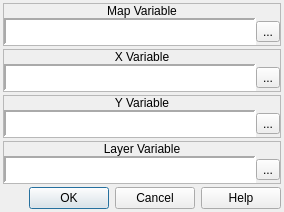
<?xml version="1.0" encoding="UTF-8"?>
<ui version="4.0">
 <class>ConfigureEvent_MemorizePosition</class>
 <widget class="QDialog" name="ConfigureEvent_MemorizePosition">
  <property name="geometry">
   <rect>
    <x>0</x>
    <y>0</y>
    <width>284</width>
    <height>212</height>
   </rect>
  </property>
  <property name="windowTitle">
   <string>Memorize Position</string>
  </property>
  <property name="windowIcon">
   <iconset resource="gui_icons.qrc">
    <normaloff>:/icons/openrpgmaker.png</normaloff>:/icons/openrpgmaker.png</iconset>
  </property>
  <property name="styleSheet">
   <string notr="true">.QFrame
{
	border-width: 1px;
	border-style: solid;
	border-color: palette(window-text);
}

.QFrame&gt;QLabel
{
	border-width: 0px;
	background-color: palette(window-text);
	color: palette(window);
	font-weight: bold;
}

.QFrame&gt;QCheckBox
{
	background-color: palette(window-text);
	border-width: 0px;
	border-style: none;
	color: palette(window);
	spacing: 3px;
	font-weight: bold;
	padding: 0px 0px 0px 3px;
}

.QFrame&gt;QCheckBox::indicator
{
	min-width: 8px;
	max-width: 8px;
	min-height: 8px;
	max-height: 8px;
	width: 8px;
	height: 8px;
	border-width: 2px;
	border-radius: 0px;
	border-style: ridge;
	border-color: palette(mid);
}

.QFrame&gt;QCheckBox::indicator:unchecked
{
	background-color: palette(base);
}

.QFrame&gt;QCheckBox::indicator:checked
{
	background-color: palette(window-text);
}

.QFrame&gt;QCheckBox::indicator:hover
{
	border-color: palette(highlight);
}</string>
  </property>
  <layout class="QVBoxLayout" name="verticalLayout_4">
   <property name="spacing">
    <number>3</number>
   </property>
   <property name="margin">
    <number>3</number>
   </property>
   <item>
    <widget class="QFrame" name="frame">
     <property name="frameShape">
      <enum>QFrame::StyledPanel</enum>
     </property>
     <property name="frameShadow">
      <enum>QFrame::Raised</enum>
     </property>
     <layout class="QVBoxLayout" name="verticalLayout">
      <property name="spacing">
       <number>0</number>
      </property>
      <property name="margin">
       <number>0</number>
      </property>
      <item>
       <widget class="QLabel" name="label">
        <property name="sizePolicy">
         <sizepolicy hsizetype="Preferred" vsizetype="Fixed">
          <horstretch>0</horstretch>
          <verstretch>0</verstretch>
         </sizepolicy>
        </property>
        <property name="text">
         <string>Map Variable</string>
        </property>
        <property name="alignment">
         <set>Qt::AlignCenter</set>
        </property>
       </widget>
      </item>
      <item>
       <widget class="QWidget" name="widget" native="true">
        <layout class="QHBoxLayout" name="horizontalLayout_3">
         <property name="spacing">
          <number>0</number>
         </property>
         <property name="margin">
          <number>0</number>
         </property>
         <item>
          <widget class="QLabel" name="lblMapVariable">
           <property name="sizePolicy">
            <sizepolicy hsizetype="Preferred" vsizetype="Preferred">
             <horstretch>0</horstretch>
             <verstretch>0</verstretch>
            </sizepolicy>
           </property>
           <property name="minimumSize">
            <size>
             <width>250</width>
             <height>0</height>
            </size>
           </property>
           <property name="font">
            <font>
             <family>Monospace</family>
            </font>
           </property>
           <property name="styleSheet">
            <string notr="true">background-color: palette(base);</string>
           </property>
           <property name="frameShape">
            <enum>QFrame::Panel</enum>
           </property>
           <property name="frameShadow">
            <enum>QFrame::Sunken</enum>
           </property>
           <property name="lineWidth">
            <number>2</number>
           </property>
           <property name="text">
            <string/>
           </property>
          </widget>
         </item>
         <item>
          <widget class="QToolButton" name="bBrowseMapVariables">
           <property name="text">
            <string>...</string>
           </property>
           <property name="icon">
            <iconset resource="gui_icons.qrc">
             <normaloff>:/icons/fileopen.png</normaloff>:/icons/fileopen.png</iconset>
           </property>
          </widget>
         </item>
        </layout>
       </widget>
      </item>
     </layout>
    </widget>
   </item>
   <item>
    <widget class="QFrame" name="frame_2">
     <property name="frameShape">
      <enum>QFrame::StyledPanel</enum>
     </property>
     <property name="frameShadow">
      <enum>QFrame::Raised</enum>
     </property>
     <layout class="QVBoxLayout" name="verticalLayout_2">
      <property name="spacing">
       <number>0</number>
      </property>
      <property name="margin">
       <number>0</number>
      </property>
      <item>
       <widget class="QLabel" name="label_2">
        <property name="sizePolicy">
         <sizepolicy hsizetype="Preferred" vsizetype="Fixed">
          <horstretch>0</horstretch>
          <verstretch>0</verstretch>
         </sizepolicy>
        </property>
        <property name="text">
         <string>X Variable</string>
        </property>
        <property name="alignment">
         <set>Qt::AlignCenter</set>
        </property>
       </widget>
      </item>
      <item>
       <widget class="QWidget" name="widget_2" native="true">
        <layout class="QHBoxLayout" name="horizontalLayout_2">
         <property name="spacing">
          <number>0</number>
         </property>
         <property name="margin">
          <number>0</number>
         </property>
         <item>
          <widget class="QLabel" name="lblXVariable">
           <property name="sizePolicy">
            <sizepolicy hsizetype="Preferred" vsizetype="Preferred">
             <horstretch>0</horstretch>
             <verstretch>0</verstretch>
            </sizepolicy>
           </property>
           <property name="minimumSize">
            <size>
             <width>250</width>
             <height>0</height>
            </size>
           </property>
           <property name="font">
            <font>
             <family>Monospace</family>
            </font>
           </property>
           <property name="styleSheet">
            <string notr="true">background-color: palette(base);</string>
           </property>
           <property name="frameShape">
            <enum>QFrame::Panel</enum>
           </property>
           <property name="frameShadow">
            <enum>QFrame::Sunken</enum>
           </property>
           <property name="lineWidth">
            <number>2</number>
           </property>
           <property name="text">
            <string/>
           </property>
          </widget>
         </item>
         <item>
          <widget class="QToolButton" name="bBrowseXVariables">
           <property name="text">
            <string>...</string>
           </property>
           <property name="icon">
            <iconset resource="gui_icons.qrc">
             <normaloff>:/icons/fileopen.png</normaloff>:/icons/fileopen.png</iconset>
           </property>
          </widget>
         </item>
        </layout>
       </widget>
      </item>
     </layout>
    </widget>
   </item>
   <item>
    <widget class="QFrame" name="frame_3">
     <property name="frameShape">
      <enum>QFrame::StyledPanel</enum>
     </property>
     <property name="frameShadow">
      <enum>QFrame::Raised</enum>
     </property>
     <layout class="QVBoxLayout" name="verticalLayout_3">
      <property name="spacing">
       <number>0</number>
      </property>
      <property name="margin">
       <number>0</number>
      </property>
      <item>
       <widget class="QLabel" name="label_3">
        <property name="sizePolicy">
         <sizepolicy hsizetype="Preferred" vsizetype="Fixed">
          <horstretch>0</horstretch>
          <verstretch>0</verstretch>
         </sizepolicy>
        </property>
        <property name="text">
         <string>Y Variable</string>
        </property>
        <property name="alignment">
         <set>Qt::AlignCenter</set>
        </property>
       </widget>
      </item>
      <item>
       <widget class="QWidget" name="widget_3" native="true">
        <layout class="QHBoxLayout" name="horizontalLayout">
         <property name="spacing">
          <number>0</number>
         </property>
         <property name="margin">
          <number>0</number>
         </property>
         <item>
          <widget class="QLabel" name="lblYVariable">
           <property name="sizePolicy">
            <sizepolicy hsizetype="Preferred" vsizetype="Preferred">
             <horstretch>0</horstretch>
             <verstretch>0</verstretch>
            </sizepolicy>
           </property>
           <property name="minimumSize">
            <size>
             <width>250</width>
             <height>0</height>
            </size>
           </property>
           <property name="font">
            <font>
             <family>Monospace</family>
            </font>
           </property>
           <property name="styleSheet">
            <string notr="true">background-color: palette(base);</string>
           </property>
           <property name="frameShape">
            <enum>QFrame::Panel</enum>
           </property>
           <property name="frameShadow">
            <enum>QFrame::Sunken</enum>
           </property>
           <property name="lineWidth">
            <number>2</number>
           </property>
           <property name="text">
            <string/>
           </property>
          </widget>
         </item>
         <item>
          <widget class="QToolButton" name="bBrowseYVariables">
           <property name="text">
            <string>...</string>
           </property>
           <property name="icon">
            <iconset resource="gui_icons.qrc">
             <normaloff>:/icons/fileopen.png</normaloff>:/icons/fileopen.png</iconset>
           </property>
          </widget>
         </item>
        </layout>
       </widget>
      </item>
     </layout>
    </widget>
   </item>
   <item>
    <widget class="QFrame" name="frame_4">
     <property name="frameShape">
      <enum>QFrame::StyledPanel</enum>
     </property>
     <property name="frameShadow">
      <enum>QFrame::Raised</enum>
     </property>
     <layout class="QVBoxLayout" name="verticalLayout_5">
      <property name="spacing">
       <number>0</number>
      </property>
      <property name="margin">
       <number>0</number>
      </property>
      <item>
       <widget class="QLabel" name="label_4">
        <property name="sizePolicy">
         <sizepolicy hsizetype="Preferred" vsizetype="Fixed">
          <horstretch>0</horstretch>
          <verstretch>0</verstretch>
         </sizepolicy>
        </property>
        <property name="text">
         <string>Layer Variable</string>
        </property>
        <property name="alignment">
         <set>Qt::AlignCenter</set>
        </property>
       </widget>
      </item>
      <item>
       <widget class="QWidget" name="widget_4" native="true">
        <layout class="QHBoxLayout" name="horizontalLayout_4">
         <property name="spacing">
          <number>0</number>
         </property>
         <property name="margin">
          <number>0</number>
         </property>
         <item>
          <widget class="QLabel" name="lblLayerVariable">
           <property name="sizePolicy">
            <sizepolicy hsizetype="Preferred" vsizetype="Preferred">
             <horstretch>0</horstretch>
             <verstretch>0</verstretch>
            </sizepolicy>
           </property>
           <property name="minimumSize">
            <size>
             <width>250</width>
             <height>0</height>
            </size>
           </property>
           <property name="font">
            <font>
             <family>Monospace</family>
            </font>
           </property>
           <property name="styleSheet">
            <string notr="true">background-color: palette(base);</string>
           </property>
           <property name="frameShape">
            <enum>QFrame::Panel</enum>
           </property>
           <property name="frameShadow">
            <enum>QFrame::Sunken</enum>
           </property>
           <property name="lineWidth">
            <number>2</number>
           </property>
           <property name="text">
            <string/>
           </property>
          </widget>
         </item>
         <item>
          <widget class="QToolButton" name="bBrowseLayerVariables">
           <property name="text">
            <string>...</string>
           </property>
           <property name="icon">
            <iconset resource="gui_icons.qrc">
             <normaloff>:/icons/fileopen.png</normaloff>:/icons/fileopen.png</iconset>
           </property>
          </widget>
         </item>
        </layout>
       </widget>
      </item>
     </layout>
    </widget>
   </item>
   <item>
    <widget class="QDialogButtonBox" name="buttonBox">
     <property name="orientation">
      <enum>Qt::Horizontal</enum>
     </property>
     <property name="standardButtons">
      <set>QDialogButtonBox::Cancel|QDialogButtonBox::Help|QDialogButtonBox::Ok</set>
     </property>
    </widget>
   </item>
  </layout>
 </widget>
 <resources>
  <include location="gui_icons.qrc"/>
 </resources>
 <connections>
  <connection>
   <sender>buttonBox</sender>
   <signal>accepted()</signal>
   <receiver>ConfigureEvent_MemorizePosition</receiver>
   <slot>accept()</slot>
   <hints>
    <hint type="sourcelabel">
     <x>248</x>
     <y>254</y>
    </hint>
    <hint type="destinationlabel">
     <x>157</x>
     <y>274</y>
    </hint>
   </hints>
  </connection>
  <connection>
   <sender>buttonBox</sender>
   <signal>rejected()</signal>
   <receiver>ConfigureEvent_MemorizePosition</receiver>
   <slot>reject()</slot>
   <hints>
    <hint type="sourcelabel">
     <x>316</x>
     <y>260</y>
    </hint>
    <hint type="destinationlabel">
     <x>286</x>
     <y>274</y>
    </hint>
   </hints>
  </connection>
 </connections>
</ui>
